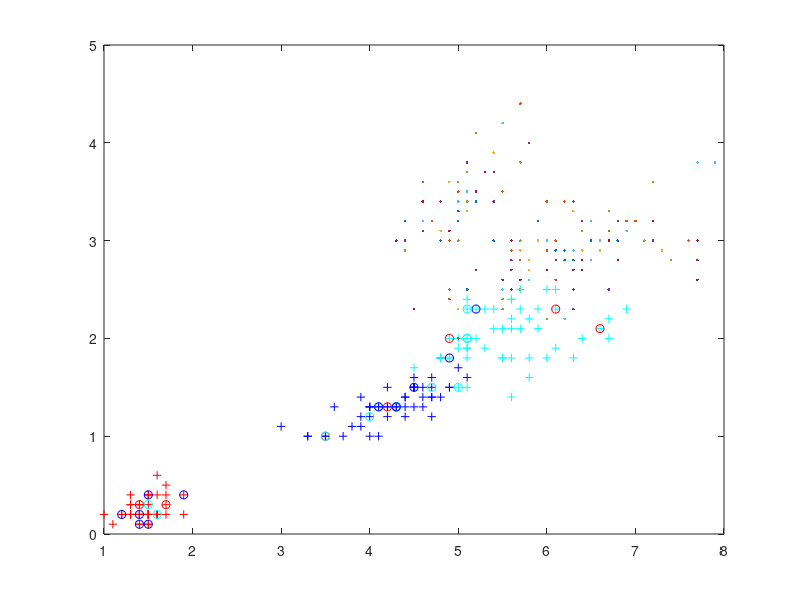

The MATLAB source for this figure:
clear
clc
x=zeros(150,4);
myfile=fopen('irisdataset.txt','r');
x=textscan(myfile,'%f\t%f\t%f\t%f');
x=[x{1} x{2} x{3} x{4}];
for i=1:150
    if i<=50
        plot(x(i,1),x(i,2),x(i,3),x(i,4),'+r');hold on;
    elseif i>50 && i<=100
        plot(x(i,1),x(i,2),x(i,3),x(i,4),'+b');hold on;
    elseif i>100 && i<=150
        plot(x(i,1),x(i,2),x(i,3),x(i,4),'+c');hold on;
    end
end
[m,n]=size(x);
xTemp = zeros(m,n+2);
xTemp(1:150,1:4) = x(1:150,1:4);
xTemp(1:50,6) =1;
xTemp(51:100,6) =2;
xTemp(101:150,6) =3;
c1 = 0;
c2= 0;
c3 = 0;
s=m;
k=ceil(sqrt(s));

conf = zeros(4,4);
for w=1:3
    r=randi([1 150],1,10)
    for z =1:10
        q=[x(r(1,z),1) x(r(1,z),2) x(r(1,z),3) x(r(1,z),4)];
        dist=zeros(1,150);
        for i=1:150
            for j=1:4
                dist(1,i) = dist(1,i)+(q(1,j) - x(i,j))*(q(1,j) - x(i,j));
            end
            xTemp(i,5) = sqrt(dist(1,i));
        end
        min = xTemp(1,5);
        
        for p=1:149
            for i=1:149
                if xTemp(i,5)>xTemp(i+1,5)
                    t = zeros(1,6);
                    t = xTemp(i,:);
                    xTemp(i,:) = xTemp(i+1,:);
                    xTemp(i+1,:) = t;
                end
            end
        end
        c1=0;
        c2=0;
        c3=0;
        for i=1:k
            if xTemp(i,6)==1
                c1 = c1+1;
            elseif xTemp(i,6)==2
                c2 = c2+1;
            elseif xTemp(i,6)==3
                c3 = c3+1;
            end
        end
        if c1>c2
            if c1>c3
                plot(q(1,1),q(1,2),q(1,3),q(1,4),'or');hold on;
                conf(w,1) = conf(w,1)+1;
            else
                plot(q(1,1),q(1,2),q(1,3),q(1,4),'oc');hold on;
                conf(w,3) = conf(w,3)+1;
            end
        else
            if c2>c3
                plot(q(1,1),q(1,2),q(1,3),q(1,4),'ob');hold on;
                conf(w,2) = conf(w,2)+1;
            else
                plot(q(1,1),q(1,2),q(1,3),q(1,4),'oc');hold on;
                conf(w,3) = conf(w,3)+1;
            end
        end
        
    end
    
end

for i=1:3
    for j=1:3
        conf(i,4) = conf(i,4) + conf(i,j);
        conf(4,i) = conf(4,i) + conf(j,i);
    end
end

conf

pre_c1 = conf(1,1)/conf(1,4)
pre_c2 = conf(2,2)/conf(2,4)
pre_c3 = conf(3,3)/conf(3,4)
re_c1 = conf(1,1)/conf(4,1)
re_c2 = conf(2,2)/conf(4,2)
re_c3 = conf(3,3)/conf(4,3)
f1_c1 = 2*pre_c1*re_c1/(pre_c1+re_c1)
f1_c2 = 2*pre_c2*re_c2/(pre_c2+re_c2)
f1_c3 = 2*pre_c3*re_c3/(pre_c3+re_c3)

pre = (pre_c1+pre_c2+pre_c3)/3
re = (re_c1+re_c2+re_c3)/3
f1 = 2*pre*re/(pre+re)
